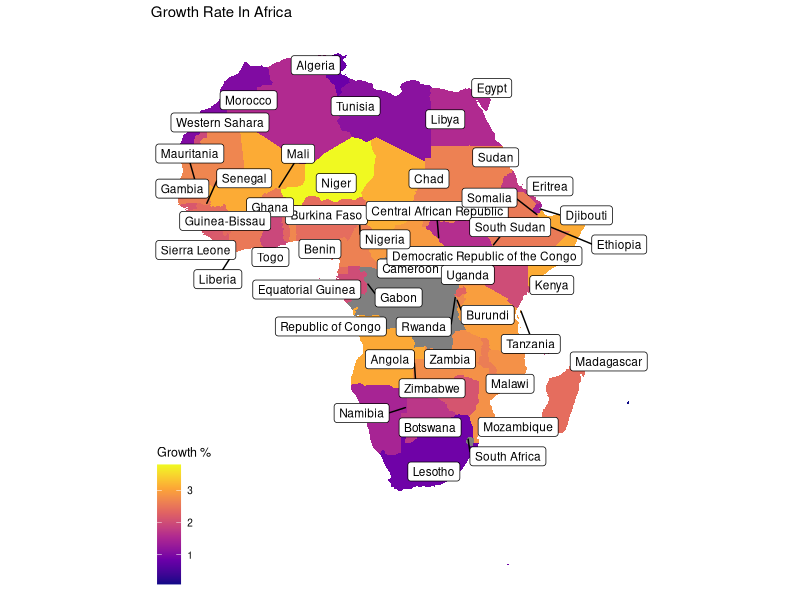
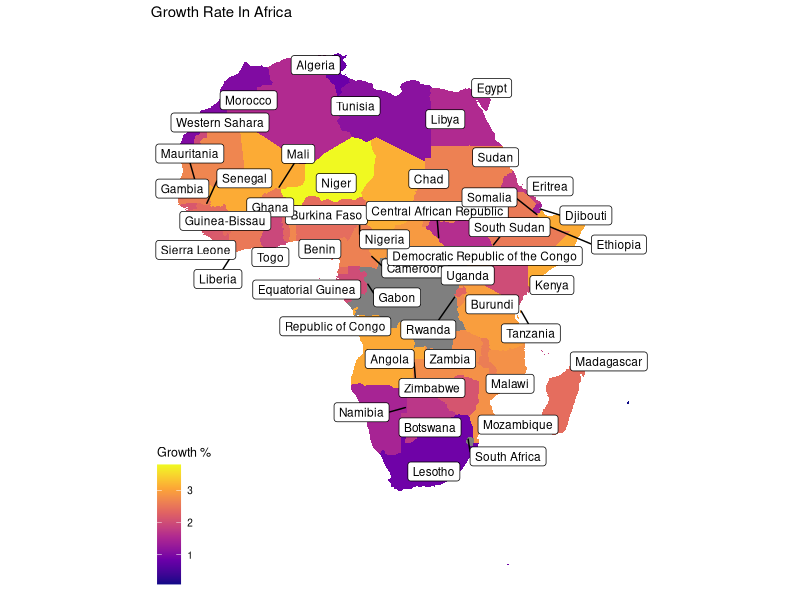

Reproduce these figures in R, in order.
# Load the necessary libraries
library(dplyr)
library(ggplot2)
library(tidyverse)
library(ggrepel)
library(ggthemes)

# Import the world_population.csv dataset
world_population <- read.csv("world_population_data.csv")

# Remove '%' from growth_rate column
world_population <- world_population %>%
    mutate(growth_rate = as.numeric(sub("%", "", growth_rate)))

# Create dataframe for world coordinates using map_data
world_coordinates <- map_data("world")

# Filter data for African countries
africa_map <- subset(world_coordinates, region %in% c(
    "Algeria", "Angola", "Benin", "Botswana", "Burkina Faso", "Burundi",
    "Cabo Verde", "Cameroon", "Central African Republic", "Chad", "Comoros",
    "Democratic Republic of the Congo", "Djibouti", "Egypt", "Equatorial Guinea",
    "Eritrea", "Eswatini", "Ethiopia", "Gabon", "Gambia", "Ghana", "Guinea",
    "Guinea-Bissau", "Ivory Coast", "Kenya", "Lesotho", "Liberia", "Libya",
    "Madagascar", "Malawi", "Mali", "Mauritania", "Mauritius", "Morocco",
    "Mozambique", "Namibia", "Niger", "Nigeria", "Republic of Congo", "Rwanda", "Sao Tome and Principe",
    "Senegal", "Seychelles", "Sierra Leone", "Somalia", "South Africa", "South Sudan",
    "Sudan", "Swaziland", "Tanzania", "Togo", "Tunisia", "Uganda", "Western Sahara", "Zambia", "Zimbabwe"
)) %>%
    left_join(world_population, by = c("region" = "country"))

# Create label data for Africa
label_data <- africa_map %>%
    group_by(region) %>%
    filter(row_number() == 46)

# Create a geom_polygon plot using ggplot2
print(ggplot(africa_map) +
    geom_polygon(aes(long, lat, group = group, fill = growth_rate)) +
    coord_quickmap() +
    scale_fill_viridis_c(option = "plasma") +

    # Add labels to the plot
    labs(fill = "Growth %") +
    ggtitle("Growth Rate In Africa") +

    # Use geom_label_repel for Africa labels
    geom_label_repel(
        data = label_data, aes(x = long, y = lat, label = region),
        size = 3
    ) +

    # Tweak display of theme
    theme_map())

# Save the plot as a PNG file
ggsave("africa_plot.png", dpi = 300)
